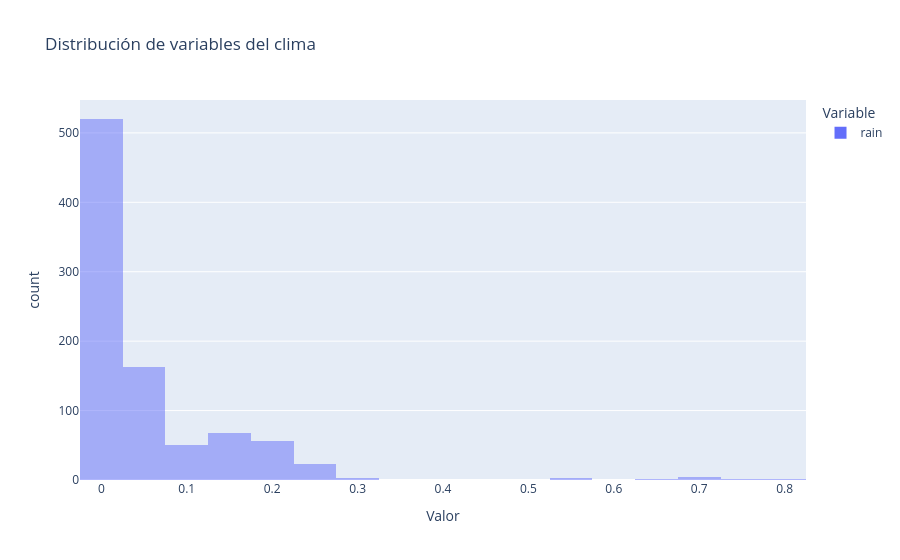

Here is the notebook cell this chart was saved with:
### Code cell
num_cols = [ "rain"]

# Convertir el dataset (df_rides) de formato ancho a largo
df_long = df_weather.melt(value_vars=num_cols, var_name="Variable", value_name="Valor")

# Crear histograma
fig = px.histogram(
    df_long,
    x="Valor",
    color="Variable",     # diferencia por color
    nbins=30,
    barmode="overlay",    # puedes usar "stack" o "group"
    title="Distribución de variables del clima"
)

fig.show()

### Figure 1 — Plotly figure (JSON) as saved in the notebook; plotly's stock layout.template omitted (floating-point values rounded to 4 significant figures; data arrays with more than 128 entries replaced by an {"elided": "..."} marker saying what was removed)
{"data": [{"bingroup": "x", "hovertemplate": "Variable=rain<br>Valor=%{x}<br>count=%{y}<extra></extra>", "legendgroup": "rain", "marker": {"color": "#636efa", "opacity": 0.5, "pattern": {"shape": ""}}, "name": "rain", "nbinsx": 30, "orientation": "v", "showlegend": true, "type": "histogram", "x": {"elided": "6276 float values"}, "xaxis": "x", "yaxis": "y"}], "layout": {"barmode": "overlay", "legend": {"title": {"text": "Variable"}, "tracegroupgap": 0}, "title": {"text": "Distribución de variables del clima"}, "xaxis": {"anchor": "y", "domain": [0, 1], "title": {"text": "Valor"}}, "yaxis": {"anchor": "x", "domain": [0, 1], "title": {"text": "count"}}}}
